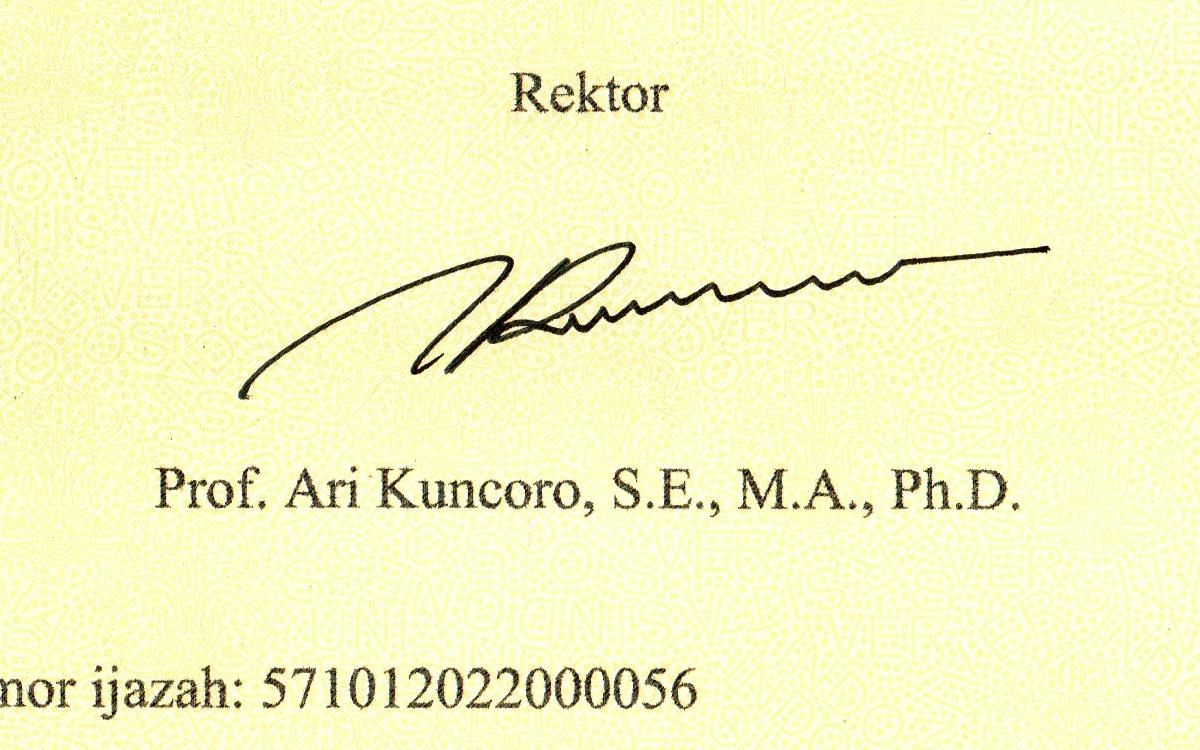
#> input picture Tugas_06/citra-digital6/dataset/cropped/01_HighQuality_Enhanced_signature_crop.jpg, 1200 x 750 px, given in place of 01_signature_global.jpg, which was not available
$ python hitung_area.py
#> lines starting #> are read from the running program, lines starting #| are printed output that depends on the picture; pictures that were not available may be replaced by others from this repository, and a replacement may not be noted
import cv2
from pathlib import Path

BASE_DIR = Path(__file__).resolve().parent.parent

global_path = BASE_DIR / "dataset" / "cropped" / "01_signature_global.jpg"
otsu_path = BASE_DIR / "dataset" / "cropped" / "01_signature_otsu.jpg"

# Baca hasil threshold
global_img = cv2.imread(str(global_path), cv2.IMREAD_GRAYSCALE)
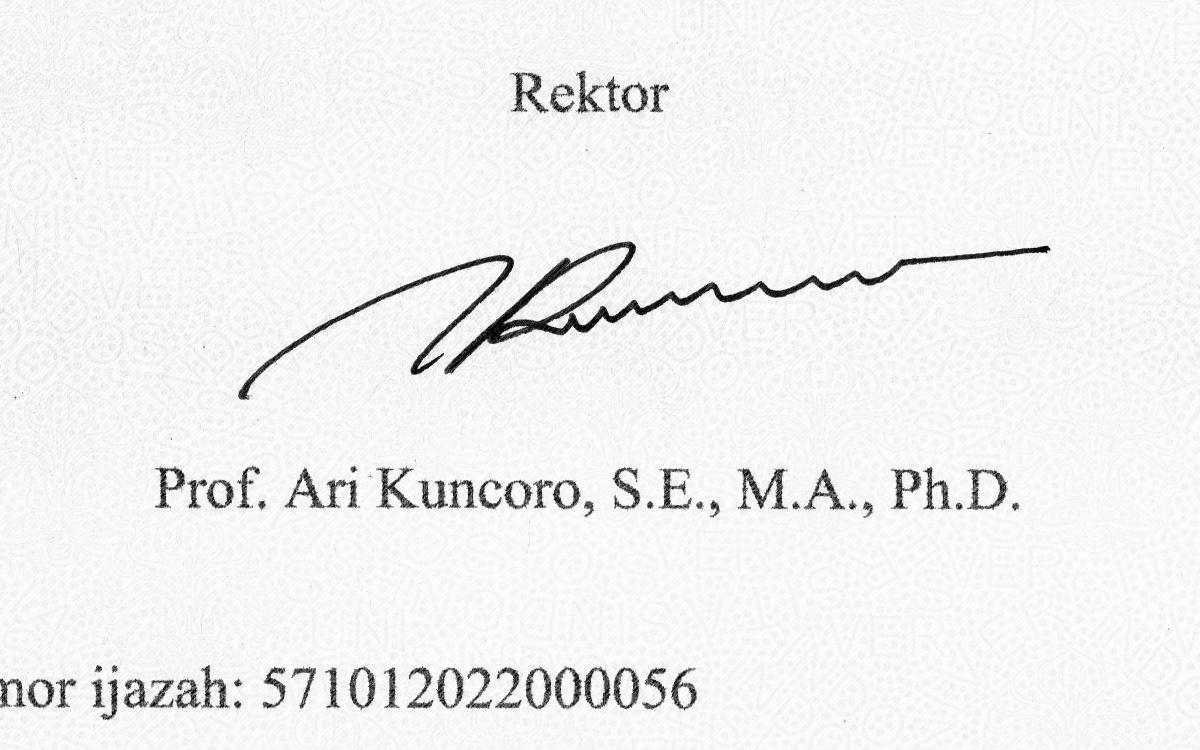
#> global_img: shape (750, 1200); min 0, max 255, mean 240.8
otsu_img = cv2.imread(str(otsu_path), cv2.IMREAD_GRAYSCALE)
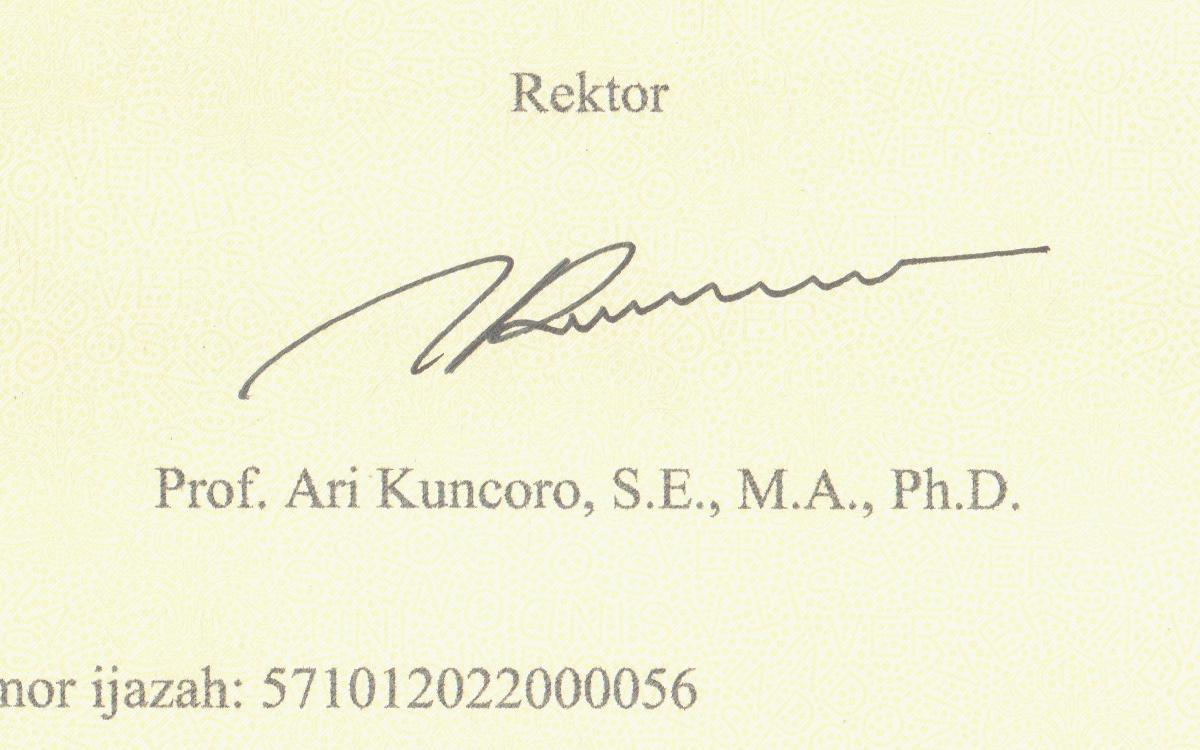
#> input picture Tugas_06/citra-digital6/dataset/cropped/02_LowContrast_signature_crop.jpg, 1200 x 750 px, given in place of 01_signature_otsu.jpg, which was not available
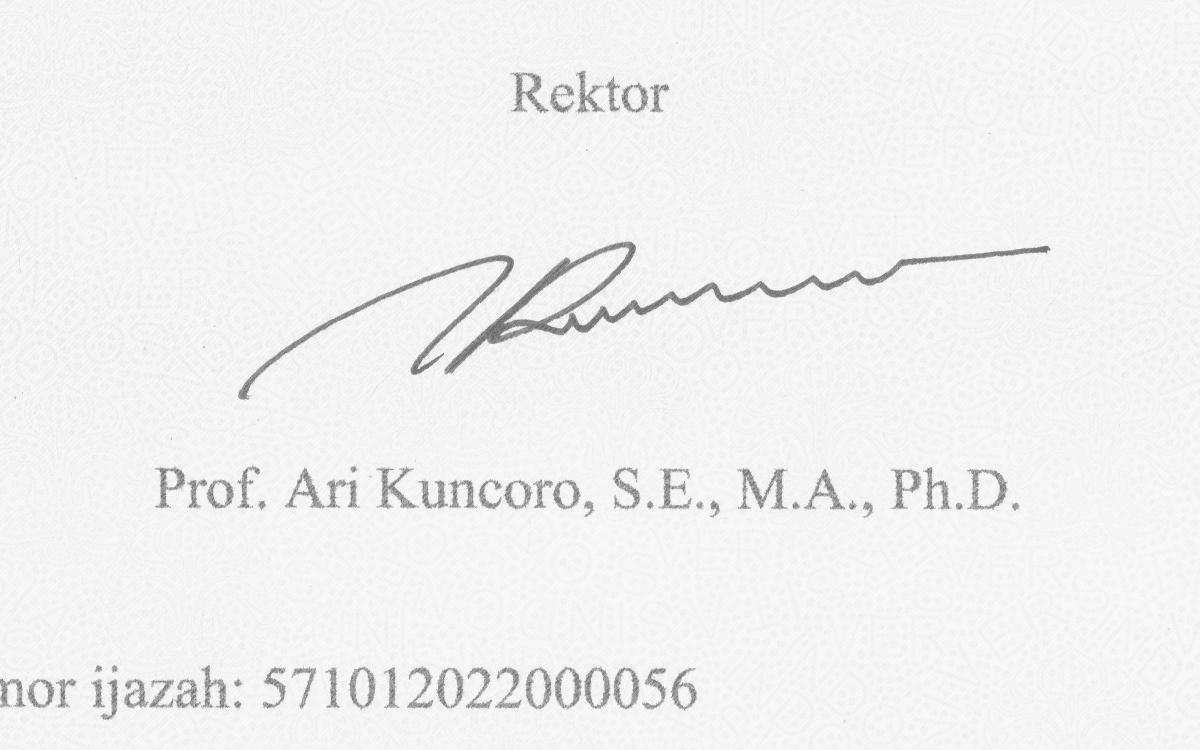
#> otsu_img: shape (750, 1200); min 92, max 255, mean 241.2

# Hitung jumlah piksel foreground (piksel putih)
global_area = cv2.countNonZero(global_img)
#> global_area = 899518
otsu_area = cv2.countNonZero(otsu_img)
#> otsu_area = 900000

# Hitung total piksel
total_pixels = global_img.shape[0] * global_img.shape[1]
#> total_pixels = 900000

# Hitung persentase foreground
global_percentage = (global_area / total_pixels) * 100
#> global_percentage = 99.95
otsu_percentage = (otsu_area / total_pixels) * 100
#> otsu_percentage = 100

print("GLOBAL THRESHOLD")
print("Foreground:", global_area)
#| Foreground: 899518
print("Persentase:", round(global_percentage, 2), "%")
#| Persentase: 99.95 %

print("\nOTSU THRESHOLD")
print("Foreground:", otsu_area)
#| Foreground: 900000
print("Persentase:", round(otsu_percentage, 2), "%")
#| Persentase: 100.0 %
